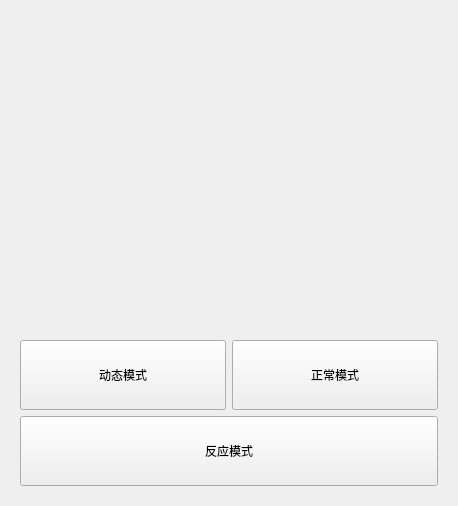
<?xml version="1.0" encoding="UTF-8"?>
<ui version="4.0">
 <class>Widget</class>
 <widget class="QWidget" name="Widget">
  <property name="geometry">
   <rect>
    <x>0</x>
    <y>0</y>
    <width>454</width>
    <height>506</height>
   </rect>
  </property>
  <property name="maximumSize">
   <size>
    <width>1000</width>
    <height>1000</height>
   </size>
  </property>
  <property name="windowTitle">
   <string>Widget</string>
  </property>
  <layout class="QGridLayout" name="gridLayout_5">
   <item row="0" column="0">
    <widget class="QStackedWidget" name="stackedWidget">
     <property name="currentIndex">
      <number>1</number>
     </property>
     <widget class="QWidget" name="page">
      <layout class="QGridLayout" name="gridLayout_6">
       <item row="0" column="0">
        <widget class="QStackedWidget" name="stackedWidget_2">
         <property name="currentIndex">
          <number>0</number>
         </property>
         <widget class="QWidget" name="page_3">
          <layout class="QGridLayout" name="gridLayout_2">
           <item row="1" column="0" colspan="2">
            <widget class="QWidget" name="widget" native="true">
             <property name="minimumSize">
              <size>
               <width>400</width>
               <height>150</height>
              </size>
             </property>
             <property name="autoFillBackground">
              <bool>true</bool>
             </property>
             <widget class="QLabel" name="charabacklabel">
              <property name="geometry">
               <rect>
                <x>9</x>
                <y>9</y>
                <width>16</width>
                <height>16</height>
               </rect>
              </property>
              <property name="text">
               <string/>
              </property>
              <property name="scaledContents">
               <bool>true</bool>
              </property>
             </widget>
             <widget class="QLabel" name="obj1label">
              <property name="geometry">
               <rect>
                <x>10</x>
                <y>120</y>
                <width>91</width>
                <height>81</height>
               </rect>
              </property>
              <property name="text">
               <string/>
              </property>
              <property name="textFormat">
               <enum>Qt::AutoText</enum>
              </property>
              <property name="pixmap">
               <pixmap resource="image.qrc">:/Photo/obj1.png</pixmap>
              </property>
              <property name="scaledContents">
               <bool>true</bool>
              </property>
             </widget>
             <widget class="QLabel" name="label">
              <property name="geometry">
               <rect>
                <x>30</x>
                <y>90</y>
                <width>71</width>
                <height>71</height>
               </rect>
              </property>
              <property name="minimumSize">
               <size>
                <width>10</width>
                <height>10</height>
               </size>
              </property>
              <property name="maximumSize">
               <size>
                <width>200</width>
                <height>200</height>
               </size>
              </property>
              <property name="text">
               <string/>
              </property>
              <property name="pixmap">
               <pixmap resource="image.qrc">:/Photo/character.png</pixmap>
              </property>
              <property name="scaledContents">
               <bool>true</bool>
              </property>
             </widget>
             <widget class="QProgressBar" name="proBar">
              <property name="geometry">
               <rect>
                <x>10</x>
                <y>10</y>
                <width>381</width>
                <height>23</height>
               </rect>
              </property>
              <property name="value">
               <number>50</number>
              </property>
              <property name="alignment">
               <set>Qt::AlignLeading|Qt::AlignLeft|Qt::AlignVCenter</set>
              </property>
              <property name="textVisible">
               <bool>false</bool>
              </property>
              <property name="textDirection">
               <enum>QProgressBar::TopToBottom</enum>
              </property>
             </widget>
             <widget class="QLabel" name="obj2label">
              <property name="geometry">
               <rect>
                <x>230</x>
                <y>130</y>
                <width>71</width>
                <height>61</height>
               </rect>
              </property>
              <property name="text">
               <string/>
              </property>
              <property name="pixmap">
               <pixmap resource="image.qrc">:/Photo/obj1.png</pixmap>
              </property>
              <property name="scaledContents">
               <bool>true</bool>
              </property>
             </widget>
             <widget class="QLabel" name="label_2">
              <property name="geometry">
               <rect>
                <x>3</x>
                <y>1</y>
                <width>1000</width>
                <height>1000</height>
               </rect>
              </property>
              <property name="minimumSize">
               <size>
                <width>1000</width>
                <height>1000</height>
               </size>
              </property>
              <property name="text">
               <string/>
              </property>
              <property name="pixmap">
               <pixmap resource="image.qrc">:/Photo/background2.jpg</pixmap>
              </property>
              <property name="scaledContents">
               <bool>true</bool>
              </property>
             </widget>
             <zorder>label_2</zorder>
             <zorder>obj2label</zorder>
             <zorder>obj1label</zorder>
             <zorder>charabacklabel</zorder>
             <zorder>proBar</zorder>
             <zorder>label</zorder>
            </widget>
           </item>
           <item row="2" column="0">
            <widget class="QFrame" name="frame">
             <property name="frameShape">
              <enum>QFrame::Box</enum>
             </property>
             <property name="frameShadow">
              <enum>QFrame::Raised</enum>
             </property>
             <property name="lineWidth">
              <number>5</number>
             </property>
             <layout class="QVBoxLayout" name="verticalLayout_3">
              <item>
               <widget class="QLCDNumber" name="lcdNumber"/>
              </item>
             </layout>
            </widget>
           </item>
           <item row="2" column="1">
            <widget class="QWidget" name="widget_2" native="true">
             <layout class="QGridLayout" name="gridLayout_3">
              <item row="3" column="0">
               <widget class="QPushButton" name="startbon">
                <property name="minimumSize">
                 <size>
                  <width>50</width>
                  <height>70</height>
                 </size>
                </property>
                <property name="font">
                 <font>
                  <family>Microsoft YaHei UI</family>
                  <pointsize>17</pointsize>
                 </font>
                </property>
                <property name="text">
                 <string>按压</string>
                </property>
               </widget>
              </item>
              <item row="3" column="1">
               <widget class="QPushButton" name="changebutton">
                <property name="minimumSize">
                 <size>
                  <width>0</width>
                  <height>70</height>
                 </size>
                </property>
                <property name="text">
                 <string>给予通关区间</string>
                </property>
               </widget>
              </item>
              <item row="0" column="0" colspan="2">
               <widget class="QWidget" name="level" native="true">
                <property name="minimumSize">
                 <size>
                  <width>100</width>
                  <height>100</height>
                 </size>
                </property>
                <layout class="QGridLayout" name="gridLayout">
                 <item row="2" column="1">
                  <widget class="QRadioButton" name="hard">
                   <property name="font">
                    <font>
                     <family>Broadway</family>
                     <pointsize>9</pointsize>
                    </font>
                   </property>
                   <property name="text">
                    <string>hard</string>
                   </property>
                  </widget>
                 </item>
                 <item row="4" column="0">
                  <widget class="QRadioButton" name="insane">
                   <property name="font">
                    <font>
                     <family>Broadway</family>
                     <pointsize>9</pointsize>
                    </font>
                   </property>
                   <property name="text">
                    <string>Insane</string>
                   </property>
                  </widget>
                 </item>
                 <item row="4" column="1">
                  <widget class="QRadioButton" name="demon">
                   <property name="font">
                    <font>
                     <family>Broadway</family>
                     <pointsize>9</pointsize>
                    </font>
                   </property>
                   <property name="text">
                    <string>Demon</string>
                   </property>
                  </widget>
                 </item>
                 <item row="2" column="0">
                  <widget class="QRadioButton" name="eazy">
                   <property name="font">
                    <font>
                     <family>Broadway</family>
                     <pointsize>9</pointsize>
                    </font>
                   </property>
                   <property name="text">
                    <string>eazy</string>
                   </property>
                  </widget>
                 </item>
                 <item row="0" column="0" colspan="2">
                  <widget class="QLabel" name="levellabel">
                   <property name="font">
                    <font>
                     <family>Curlz MT</family>
                     <pointsize>13</pointsize>
                     <weight>75</weight>
                     <bold>true</bold>
                    </font>
                   </property>
                   <property name="text">
                    <string>请选择反应难度^_^</string>
                   </property>
                   <property name="margin">
                    <number>7</number>
                   </property>
                   <property name="indent">
                    <number>20</number>
                   </property>
                  </widget>
                 </item>
                 <item row="5" column="0" colspan="2">
                  <widget class="QLabel" name="rebonlabel">
                   <property name="font">
                    <font>
                     <pointsize>7</pointsize>
                     <weight>75</weight>
                     <bold>true</bold>
                    </font>
                   </property>
                   <property name="text">
                    <string>重置后需要再次点击！</string>
                   </property>
                  </widget>
                 </item>
                </layout>
               </widget>
              </item>
              <item row="4" column="0" colspan="2">
               <widget class="QPushButton" name="button">
                <property name="text">
                 <string>认输</string>
                </property>
               </widget>
              </item>
              <item row="5" column="0" colspan="2">
               <widget class="QPushButton" name="readyBon">
                <property name="text">
                 <string>准备</string>
                </property>
               </widget>
              </item>
             </layout>
            </widget>
           </item>
          </layout>
         </widget>
         <widget class="QWidget" name="page_4">
          <layout class="QVBoxLayout" name="verticalLayout_2">
           <item>
            <widget class="QLabel" name="overlabel">
             <property name="text">
              <string/>
             </property>
             <property name="scaledContents">
              <bool>false</bool>
             </property>
            </widget>
           </item>
           <item>
            <widget class="QPushButton" name="rebon">
             <property name="enabled">
              <bool>true</bool>
             </property>
             <property name="minimumSize">
              <size>
               <width>25</width>
               <height>30</height>
              </size>
             </property>
             <property name="maximumSize">
              <size>
               <width>16777215</width>
               <height>20</height>
              </size>
             </property>
             <property name="text">
              <string>重置</string>
             </property>
            </widget>
           </item>
          </layout>
         </widget>
         <widget class="QWidget" name="page_5">
          <layout class="QGridLayout" name="gridLayout_4">
           <item row="1" column="0">
            <widget class="QPushButton" name="OKButton">
             <property name="minimumSize">
              <size>
               <width>0</width>
               <height>100</height>
              </size>
             </property>
             <property name="maximumSize">
              <size>
               <width>500</width>
               <height>100</height>
              </size>
             </property>
             <property name="font">
              <font>
               <family>幼圆</family>
               <weight>75</weight>
               <bold>true</bold>
              </font>
             </property>
             <property name="text">
              <string>以下一难度返回！</string>
             </property>
            </widget>
           </item>
           <item row="1" column="1">
            <widget class="QPushButton" name="OKButton2">
             <property name="minimumSize">
              <size>
               <width>0</width>
               <height>100</height>
              </size>
             </property>
             <property name="font">
              <font>
               <family>幼圆</family>
               <weight>75</weight>
               <bold>true</bold>
              </font>
             </property>
             <property name="text">
              <string>不！保留原难度</string>
             </property>
            </widget>
           </item>
           <item row="0" column="0" colspan="2">
            <widget class="QLabel" name="OKlabel">
             <property name="font">
              <font>
               <family>方正姚体</family>
               <pointsize>25</pointsize>
              </font>
             </property>
             <property name="text">
              <string>此模式已通关！</string>
             </property>
             <property name="scaledContents">
              <bool>true</bool>
             </property>
            </widget>
           </item>
          </layout>
         </widget>
        </widget>
       </item>
      </layout>
     </widget>
     <widget class="QWidget" name="page_2">
      <layout class="QGridLayout" name="gridLayout_7">
       <item row="0" column="0" colspan="2">
        <widget class="QLabel" name="startlabel">
         <property name="minimumSize">
          <size>
           <width>400</width>
           <height>200</height>
          </size>
         </property>
         <property name="text">
          <string/>
         </property>
         <property name="scaledContents">
          <bool>true</bool>
         </property>
        </widget>
       </item>
       <item row="1" column="0">
        <widget class="QPushButton" name="DYButton">
         <property name="minimumSize">
          <size>
           <width>0</width>
           <height>70</height>
          </size>
         </property>
         <property name="maximumSize">
          <size>
           <width>500</width>
           <height>16777215</height>
          </size>
         </property>
         <property name="text">
          <string>动态模式</string>
         </property>
        </widget>
       </item>
       <item row="1" column="1">
        <widget class="QPushButton" name="NorBon">
         <property name="minimumSize">
          <size>
           <width>0</width>
           <height>70</height>
          </size>
         </property>
         <property name="maximumSize">
          <size>
           <width>16777215</width>
           <height>70</height>
          </size>
         </property>
         <property name="text">
          <string>正常模式</string>
         </property>
        </widget>
       </item>
       <item row="2" column="0" colspan="2">
        <widget class="QPushButton" name="Mainbutton">
         <property name="minimumSize">
          <size>
           <width>100</width>
           <height>70</height>
          </size>
         </property>
         <property name="text">
          <string>反应模式</string>
         </property>
        </widget>
       </item>
      </layout>
     </widget>
    </widget>
   </item>
  </layout>
 </widget>
 <resources>
  <include location="image.qrc"/>
 </resources>
 <connections/>
</ui>
